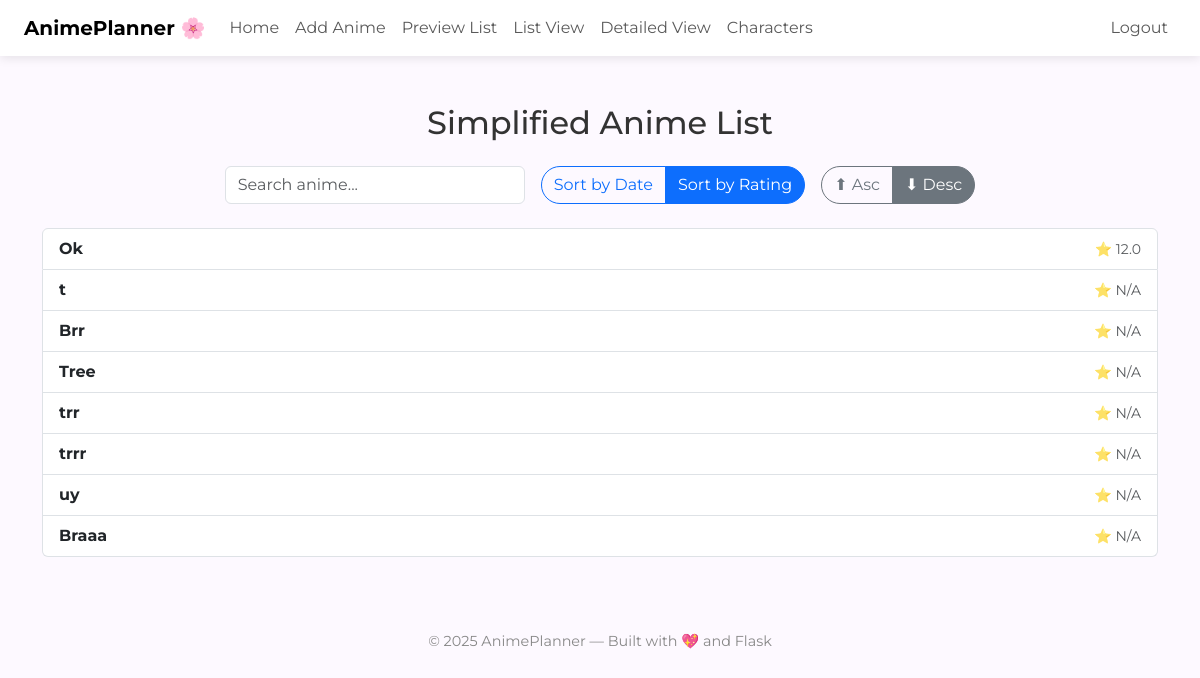
Page /list (signed in) on the earlier database version.
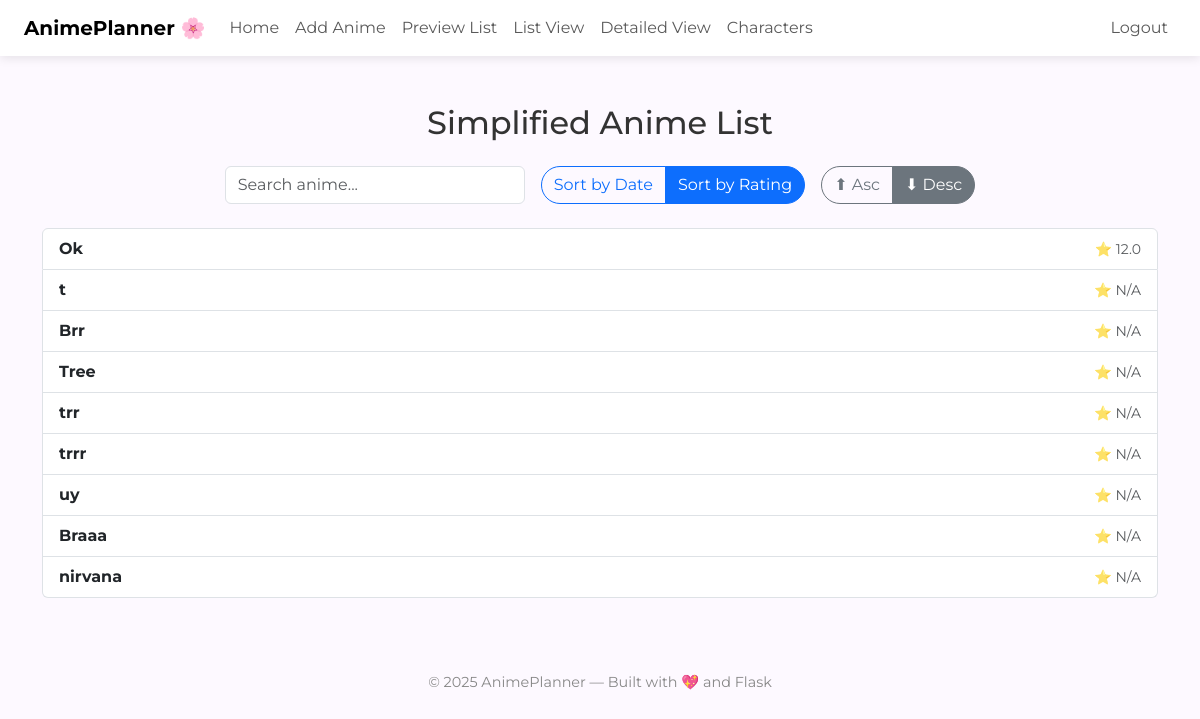
Same page on the later database version.
### tables this page shows
CREATE TABLE anime (
            id INTEGER PRIMARY KEY AUTOINCREMENT,
            title TEXT NOT NULL,
            rating REAL,
            thoughts TEXT,
            date TEXT,
            sequel TEXT,
            details_url TEXT,
            background_url TEXT,
            user_id INTEGER,
            FOREIGN KEY(user_id) REFERENCES users(id) ON DELETE SET NULL
        );

### app.py (the view)
@app.route("/list")
@login_required
def list_view():
    sort_by = request.args.get("sort", "rating")  # default: rating
    order = request.args.get("order", "desc")     # default: descending
    filter_null = request.args.get("filter", "nonull")  # default: filter out NULLs
    if sort_by not in {"date", "rating"}:
        sort_by = "rating"
    if order not in {"asc", "desc"}:
        order = "desc"
    if filter_null not in {"nonull", "all"}:
        filter_null = "nonull"
    sort_column = "rating" if sort_by == "rating" else "date"
    user_id = session.get("user_id")
    base_query = "SELECT id, title, rating, date FROM anime WHERE user_id = ?"
    if filter_null == "nonull":
        base_query += f" AND {sort_column} IS NOT NULL"
    base_query += f" ORDER BY {sort_column} {order.upper()}"
    conn = get_db()
    db = conn.cursor()
    db.execute(base_query, (user_id,))
    anime_list = db.fetchall()
    db.close()
    conn.close()
    return render_template("list.html",
        anime_list=anime_list,
        sort_by=sort_by,
        order=order,
        filter_null=filter_null
    )

### app.py (called while the page is built)
def login_required(f):
    @wraps(f)
    def wrapper(*args, **kwargs):
        if "user_id" not in session:
            flash("Login required.")
            return redirect("/login")
        return f(*args, **kwargs)
    return wrapper

def get_db():
    return sqlite3.connect("anime.db")

### templates/list.html (shortened to what this page needs)
{% extends "layout.html" %}
{% block main %}
<h2 class="mb-4 text-center">Simplified Anime List</h2>
<div class="d-flex justify-content-center gap-3 flex-wrap mb-4">
    <input type="text" id="searchBox" class="form-control" placeholder="Search anime..." style="max-width: 300px;">
    <div class="btn-group">
        <a href="{{ url_for('list_view', sort='date', order=order, filter=filter_null) }}"
           class="btn btn-outline-primary {% if sort_by == 'date' %}active{% endif %}">
           Sort by Date
        </a>
        <a href="{{ url_for('list_view', sort='rating', order=order, filter=filter_null) }}"
           class="btn btn-outline-primary {% if sort_by == 'rating' %}active{% endif %}">
           Sort by Rating
        </a>
    </div>
    <div class="btn-group">
        <a href="{{ url_for('list_view', sort=sort_by, order='asc', filter=filter_null) }}"
           class="btn btn-outline-secondary {% if order == 'asc' %}active{% endif %}">⬆ Asc</a>
        <a href="{{ url_for('list_view', sort=sort_by, order='desc', filter=filter_null) }}"
           class="btn btn-outline-secondary {% if order == 'desc' %}active{% endif %}">⬇ Desc</a>
    </div>
</div>
<ul class="list-group" id="animeList">
    {% for anime in anime_list %}
        <a href="/preview#anime-{{ anime[0] }}"
           class="list-group-item list-group-item-action d-flex justify-content-between align-items-center anime-entry">
            <strong>{{ anime[1] }}</strong>
            <span class="text-muted small">
                {% if sort_by == 'rating' %}
                    ⭐ {{ anime[2] if anime[2] else "N/A" }}
                {% else %}
                    {{ anime[3]|datetimeformat('%b %Y') if anime[3] else "No Date" }}
                {% endif %}
            </span>
        </a>
    {% endfor %}
</ul>
{% endblock %}

### templates/layout.html (shortened to what this page needs)
<!DOCTYPE html>
<html lang="en">
<head>
    <link href="https://cdn.jsdelivr.net/npm/bootstrap@5.3.3/dist/css/bootstrap.min.css" rel="stylesheet">
    <link rel="stylesheet" href="/static/style.css">
    <link rel="stylesheet" href="https://cdn.jsdelivr.net/npm/swiper@11/swiper-bundle.min.css" />
</head>
<body>
    <nav class="navbar navbar-expand-md navbar-light bg-white px-4">
        <a class="navbar-brand fw-bold" href="/">AnimePlanner 🌸</a>
        <div class="collapse navbar-collapse" id="navbarMenu">
            <ul class="navbar-nav me-auto">
                <li class="nav-item"><a class="nav-link" href="/">Home</a></li>
                <li class="nav-item"><a class="nav-link" href="/add">Add Anime</a></li>
                <li class="nav-item"><a class="nav-link" href="/preview">Preview List</a></li>
                <li class="nav-item"><a class="nav-link" href="/list">List View</a></li>
                <li class="nav-item"><a class="nav-link" href="{{ url_for('list_detail') }}">Detailed View</a></li>
                <li class="nav-item"><a class="nav-link" href="/characters">Characters</a></li>
            </ul>
            <ul class="navbar-nav ms-auto">
                {% if session.get('user_id') %}
                    <li class="nav-item"><a class="nav-link" href="/logout">Logout</a></li>
                {% else %}
                    <li class="nav-item"><a class="nav-link" href="/login">Login</a></li>
                    <li class="nav-item"><a class="nav-link" href="/register">Register</a></li>
                {% endif %}
            </ul>
        </div>
    </nav>
    <main class="container my-5">
        {% block main %}{% endblock %}
    </main>
    <footer class="py-4">
        <p>&copy; {{ year if year else 2025 }} AnimePlanner — Built with 💖 and Flask</p>
    </footer>
</body>
</html>

### static/style.css (style rules this page uses)
body { background-color: #fdf9ff; color: #333; }
.btn { border-radius: 2rem; }
a { text-decoration: none; }

### templates/layout.html (style rules this page uses)
body { font-family: 'Montserrat', sans-serif; background-color: #fdf9ff; color: #333; }
nav.navbar { box-shadow: 0 2px 10px rgba(0,0,0,0.1); }
footer { text-align: center; margin-top: 50px; font-size: 0.9em; color: #888; }

Differences in the rows shown:
added anime: title "nirvana", rating "N/A"
